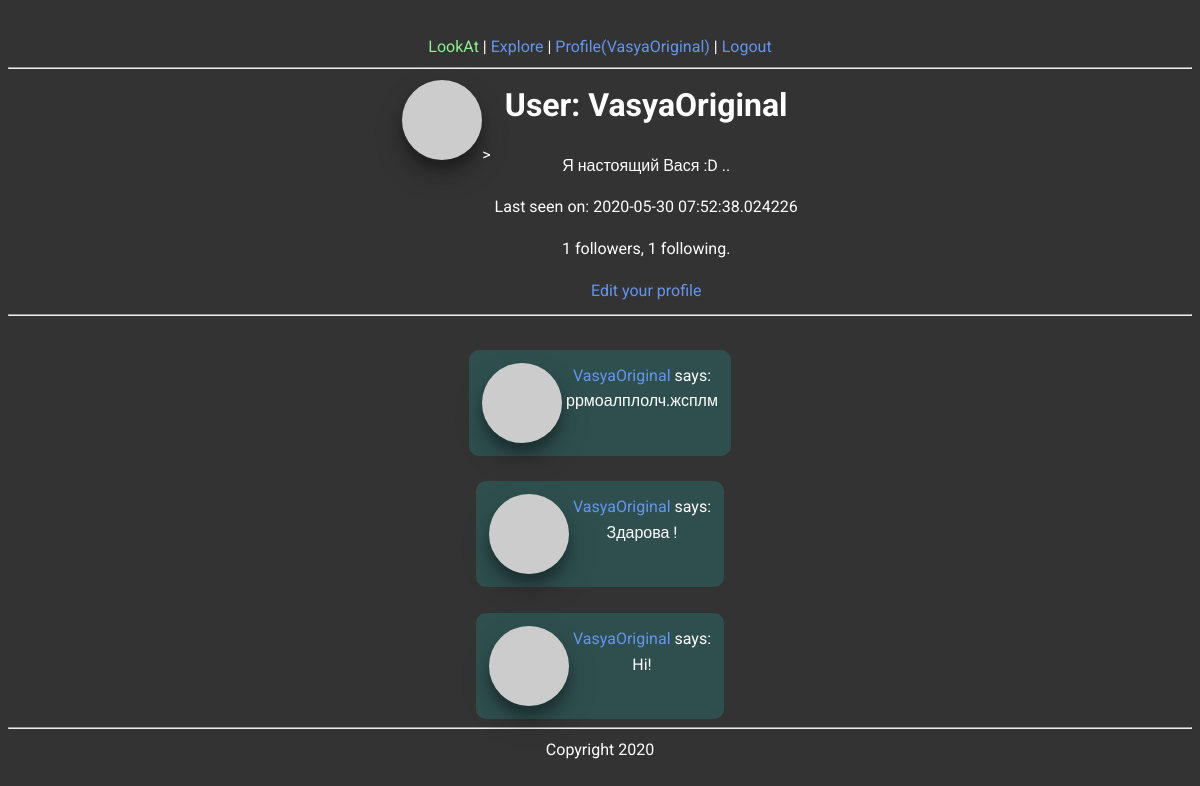
The app's page /user/VasyaOriginal (signed in), older data.
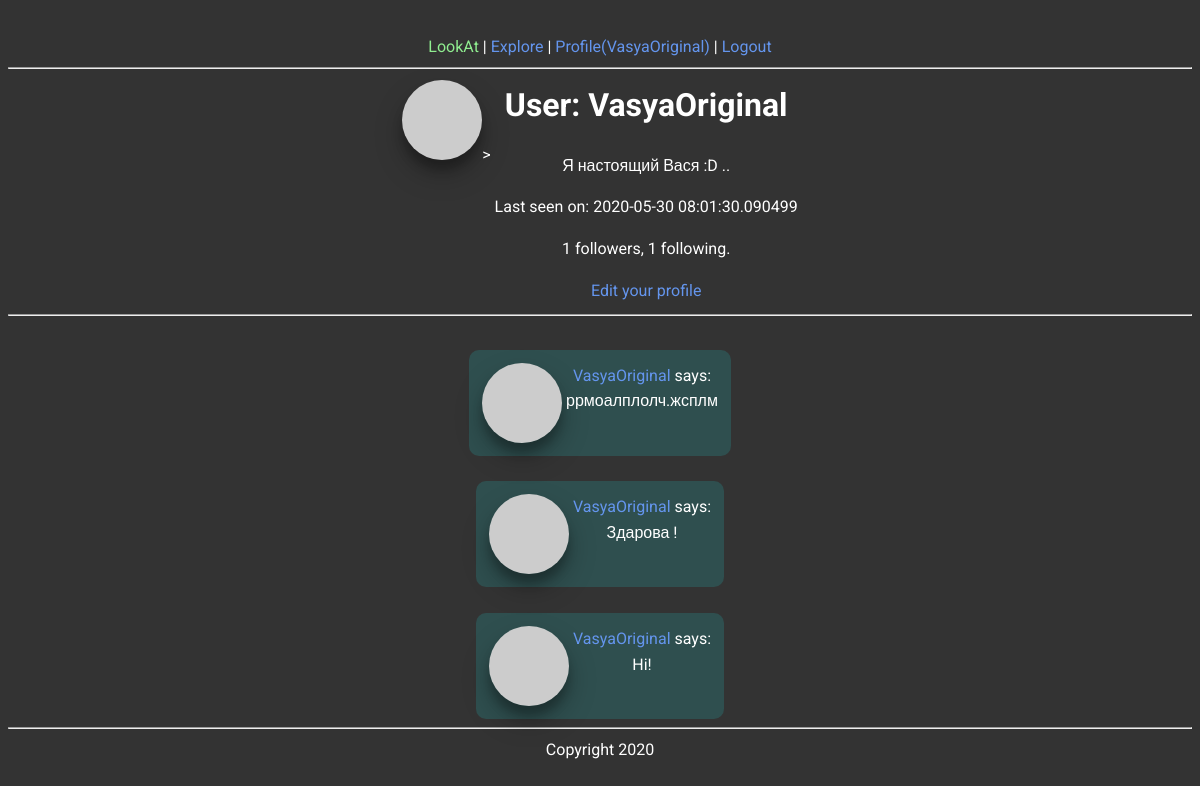
The same page, newer data.
### app/models.py (models this page shows, shortened)
class User(UserMixin, db.Model):
    id = db.Column(db.Integer, primary_key=True)
    username = db.Column(db.String(64), index=True, unique=True)
    email = db.Column(db.String(120), index=True, unique=True)
    password_hash = db.Column(db.String(128))
    posts = db.relationship('Post', backref='author', lazy='dynamic')
    about_me = db.Column(db.String(140))
    last_seen = db.Column(db.DateTime, default=datetime.utcnow)
    followed = db.relationship(
        'User', secondary=followers,
        primaryjoin=(followers.c.follower_id == id),
        secondaryjoin=(followers.c.followed_id == id),
        backref=db.backref('followers', lazy='dynamic'), lazy='dynamic')
    def avatar(self, size):
            digest = md5(self.email.lower().encode('utf-8')).hexdigest()
            return 'https://www.gravatar.com/avatar/{}?d=identicon&s={}'.format(
                    digest, size)

class Post(db.Model):
    id = db.Column(db.Integer, primary_key=True)
    body = db.Column(db.String(140))
    timestamp = db.Column(db.DateTime, index=True, default=datetime.utcnow)
    user_id = db.Column(db.Integer, db.ForeignKey('user.id'))

### app/routes.py (the view)
@app.route('/user/<username>')
@login_required
def user(username):
    user = User.query.filter_by(username=username).first_or_404()
    page = request.args.get('page', 1, type=int)
    posts = user.posts.order_by(Post.timestamp.desc()).paginate(
        page, app.config['POSTS_PER_PAGE'], False)
    next_url = url_for('user', username=user.username, page=posts.next_num) \
        if posts.has_next else None
    prev_url = url_for('user', username=user.username, page=posts.prev_num) \
        if posts.has_prev else None
    return render_template('user.html', user=user, posts=posts.items,
                           next_url=next_url, prev_url=prev_url)

### app/models.py (called while the page is built)
@login.user_loader
def load_user(id):
    return User.query.get(int(id))

### app/routes.py (called while the page is built)
@app.before_request
def before_request():
    if current_user.is_authenticated:
        current_user.last_seen = datetime.utcnow()
        db.session.commit()

### app/Templates/user.html (shortened to what this page needs)
﻿{% extends "layout.html" %}
{% block content %}
<table>
    <tr valign="top">
        <td><img class="avatar" src="{{ user.avatar(128) }}">></td>
        <td>
            <h1>User: {{ user.username }}</h1>
            {% if user.about_me %}<p>{{ user.about_me }}</p>{% endif %}
            {% if user.last_seen %}<p>Last seen on: {{ user.last_seen }}</p>{% endif %}
            <p>{{ user.followers.count() }} followers, {{ user.followed.count() }} following.</p>
            {% if user == current_user %}
            <p><a href="{{ url_for('edit_profile') }}">Edit your profile</a></p>
            {% elif not current_user.is_following(user) %}
            <p><a href="{{ url_for('follow', username=user.username) }}">Follow</a></p>
            {% else %}
            <p><a href="{{ url_for('unfollow', username=user.username) }}">Unfollow</a></p>
            {% endif %}
        </td>
    </tr>
</table>
<hr>
    {% for post in posts %}
    {% include '_post.html' %}
{% endfor %}
{% endblock %}

### app/Templates/layout.html (shortened to what this page needs)
<html>
<head>
    <link rel="stylesheet" href="{{ url_for('static', filename='css/main.css') }}">
</head>
<body>
        <div class="header">
            <a href="{{ url_for('index') }}" id="headin">LookAt</a> |
            <a href="{{ url_for('explore') }}">Explore</a> |
            {% if current_user.is_anonymous %}
            <a href="{{ url_for('login') }}">Login</a>
            {% else %}
            <a href="{{ url_for('user', username=current_user.username) }}">Profile({{current_user.username}})</a> |
            <a href="{{ url_for('logout') }}">Logout</a>
            {% endif %}
        </div>
        <hr>
        {% block content %}{% endblock %}
        <hr>
        <div>Copyright 2020</div>
</body>
</html>

### app/Templates/_post.html
﻿<table class="post">
    <tr valign="top">
        <td><img class="avatar" src="{{ post.author.avatar(36) }}"></td>
        <td>
            <a href="{{ url_for('user', username=post.author.username) }}">
                {{ post.author.username }}
            </a>
            says:<br>{{ post.body }}
        </td>
    </tr>
</table>

### app/Static/css/main.css (style rules this page uses)
* { font-family: "Roboto", sans-serif; color: white; text-align: center; align-items: center; justify-content: center; line-height: 1.6; background-color: RGBA(0, 0, 0, 0); }
table { margin-left: auto; margin-right: auto; }
.post { background-color: darkslategray; width: max-content; padding: 10px; border-radius: 10px; }
body { background-color: #333; }
a { color: cornflowerblue; text-decoration: none; }
#headin { color: lightgreen; text-decoration: none; }
.avatar { border-radius: 50%; box-shadow: 0 14px 28px rgba(0,0,0,0.25), 0 10px 10px rgba(0,0,0,0.22); transition: .15s ease-out; }

Row changes from the older to the newer data that the page shows:
changed User "VasyaOriginal": last_seen "2020-05-30 07:52:38.024226" → "2020-05-30 08:01:30.090499"
